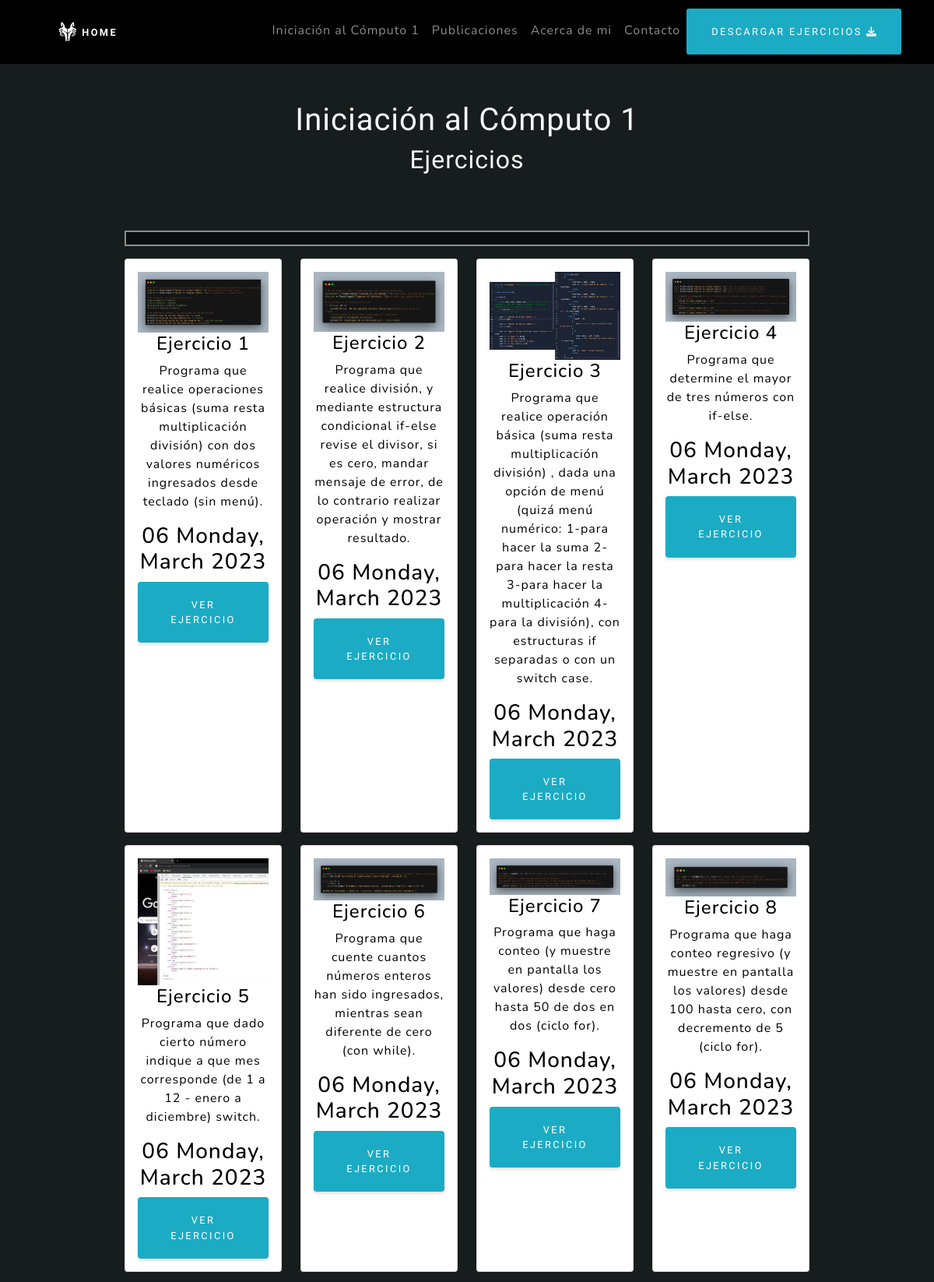
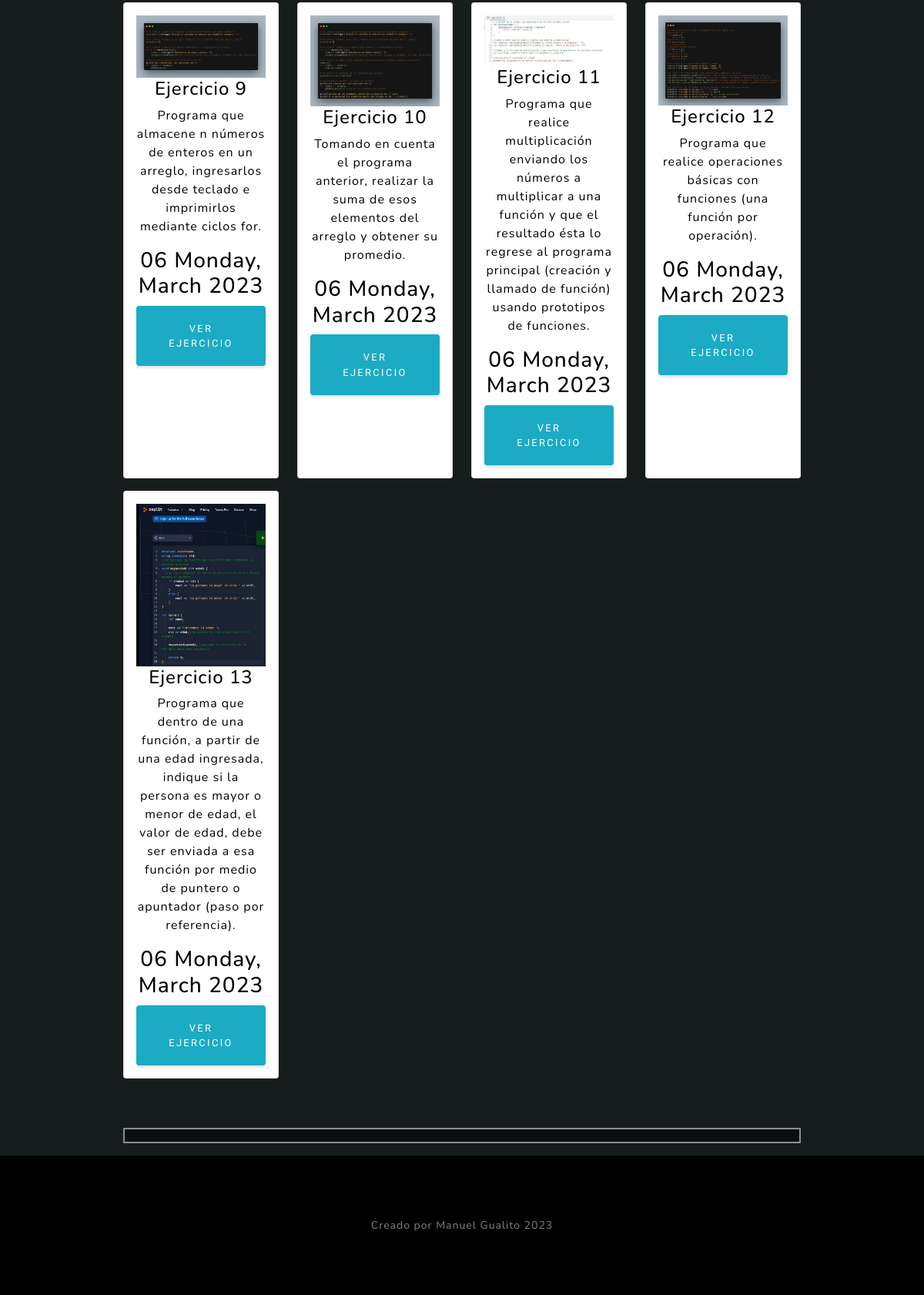
Page /ejercicios/ on the committed database (2 pictures, top to bottom).
### ejercicios/models.py (models this page shows)
class Ejercicios(models.Model):
    title = models.CharField(max_length=100)
    description = models.TextField()
    image1 = models.ImageField(upload_to='ejercicios/images')
    image2 = models.ImageField(upload_to='ejercicios/images')
    date = models.DateField(datetime.date.today)

### ejercicios/views.py (the view)
# urls.py: path('',render_ejercicios, name='ejercicios'),
def render_ejercicios(request):
    ejercicios = Ejercicios.objects.all()
    return render(request, 'ejercicios.html', {'ejercicios':ejercicios})

### ejercicios/templates/ejercicios.html (shortened to what this page needs)
{% extends 'layout.html' %}
{% block content %}
<header class="row color-fondo" style="padding-left: 10rem; padding-right: 10rem;">
<div class="container">
    <div class="row text-center">
        <div class="col-md-12 my-5">
            <h1 class="text-light" style="font-family: 'Varela Round', Roboto, 'Segoe UI';">Iniciación al Cómputo 1</h1>
            <h2 class="text-light" style="font-family: 'Varela Round', Roboto, 'Segoe UI';">Ejercicios</h2>
        </div>
        <div class="col-md-12">
            <hr class="border border-white border-2 opacity-50 py-2">
            <div class="row gy-3 pb-5">
            {% for ejercicio in ejercicios %}
                <div class="col-md-3">
                    <div class="card h-100">
                        <div class="card-body">
                            <div class="category-image">
                                <img src="{{ejercicio.image1.url}}" alt="{{ejercicio.title}}" class="w-100"/>
                            </div>
                            <h4 class="card-title text-center">{{ ejercicio.title }}</h4>
                            <p>{{ejercicio.description|striptags|truncatechars:300}}</p>
                            <h3>{{ejercicio.date|date:'d l, F Y'}}</h3>
                            <a href="{%url 'ejercicios:ejercicio_detail' ejercicio.id%}" class="btn btn-info btn-1" target="_blank">Ver ejercicio</a>
                        </div>
                    </div>
                </div>
            {% endfor %}
        </div>
    </div>
</div>
<hr class="border border-white border-2 opacity-50 py-2">
</header>
{% endblock %}

### rows in the picture
Ejercicios: image1 (picture), title "Ejercicio 1", description "Programa que realice operaciones básicas (suma resta multiplicación división) con dos valores numéricos ingresados desde teclado (sin menú).", date "06 Monday, March 2023"
Ejercicios: image1 (picture), title "Ejercicio 2", description "Programa que realice división, y mediante estructura condicional if-else revise el divisor, si es cero, mandar mensaje de error, de lo contrario realizar operación y mostrar resultado.", date "06 Monday, March 2023"
Ejercicios: image1 (picture), title "Ejercicio 3", description "Programa que realice operación básica (suma resta multiplicación división) , dada una opción de menú (quizá menú numérico: 1-para hacer la suma 2-para hacer la resta 3-para hacer la multiplicación 4-para la división), con estructuras if separadas o con un switch case.", date "06 Monday, March 2023"
Ejercicios: image1 (picture), title "Ejercicio 4", description "Programa que determine el mayor de tres números con if-else.", date "06 Monday, March 2023"
Ejercicios: image1 (picture), title "Ejercicio 5", description "Programa que dado cierto número indique a que mes corresponde (de 1 a 12 - enero a diciembre) switch.", date "06 Monday, March 2023"
Ejercicios: image1 (picture), title "Ejercicio 6", description "Programa que cuente cuantos números enteros han sido ingresados, mientras sean diferente de cero (con while).", date "06 Monday, March 2023"
Ejercicios: image1 (picture), title "Ejercicio 7", description "Programa que haga conteo (y muestre en pantalla los valores) desde cero hasta 50 de dos en dos (ciclo for).", date "06 Monday, March 2023"
Ejercicios: image1 (picture), title "Ejercicio 8", description "Programa que haga conteo regresivo (y muestre en pantalla los valores) desde 100 hasta cero, con decremento de 5 (ciclo for).", date "06 Monday, March 2023"
Ejercicios: image1 (picture), title "Ejercicio 9", description "Programa que almacene n números de enteros en un arreglo, ingresarlos desde teclado e imprimirlos mediante ciclos for.", date "06 Monday, March 2023"
Ejercicios: image1 (picture), title "Ejercicio 10", description "Tomando en cuenta el programa anterior, realizar la suma de esos elementos del arreglo y obtener su promedio.", date "06 Monday, March 2023"
Ejercicios: image1 (picture), title "Ejercicio 11", description "Programa que realice multiplicación enviando los números a multiplicar a una función y que el resultado ésta lo regrese al programa principal (creación y llamado de función) usando prototipos de funciones.", date "06 Monday, March 2023"
Ejercicios: image1 (picture), title "Ejercicio 12", description "Programa que realice operaciones básicas con funciones (una función por operación).", date "06 Monday, March 2023"
Ejercicios: image1 (picture), title "Ejercicio 13", description "Programa que dentro de una función, a partir de una edad ingresada, indique si la persona es mayor o menor de edad, el valor de edad, debe ser enviada a esa función por medio de puntero o apuntador (paso por referencia).", date "06 Monday, March 2023"
